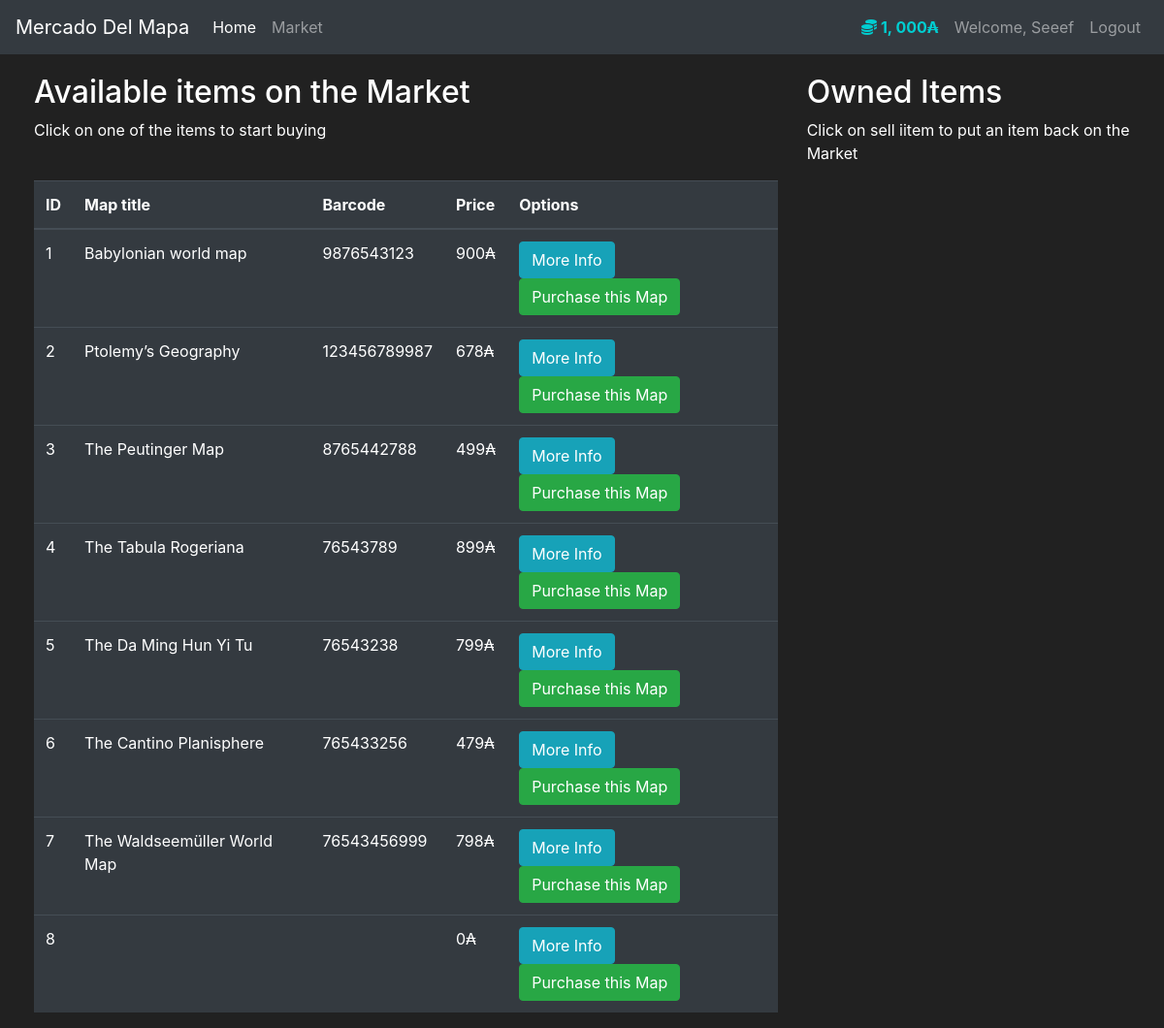
Page /market (signed in) on the earlier database version.
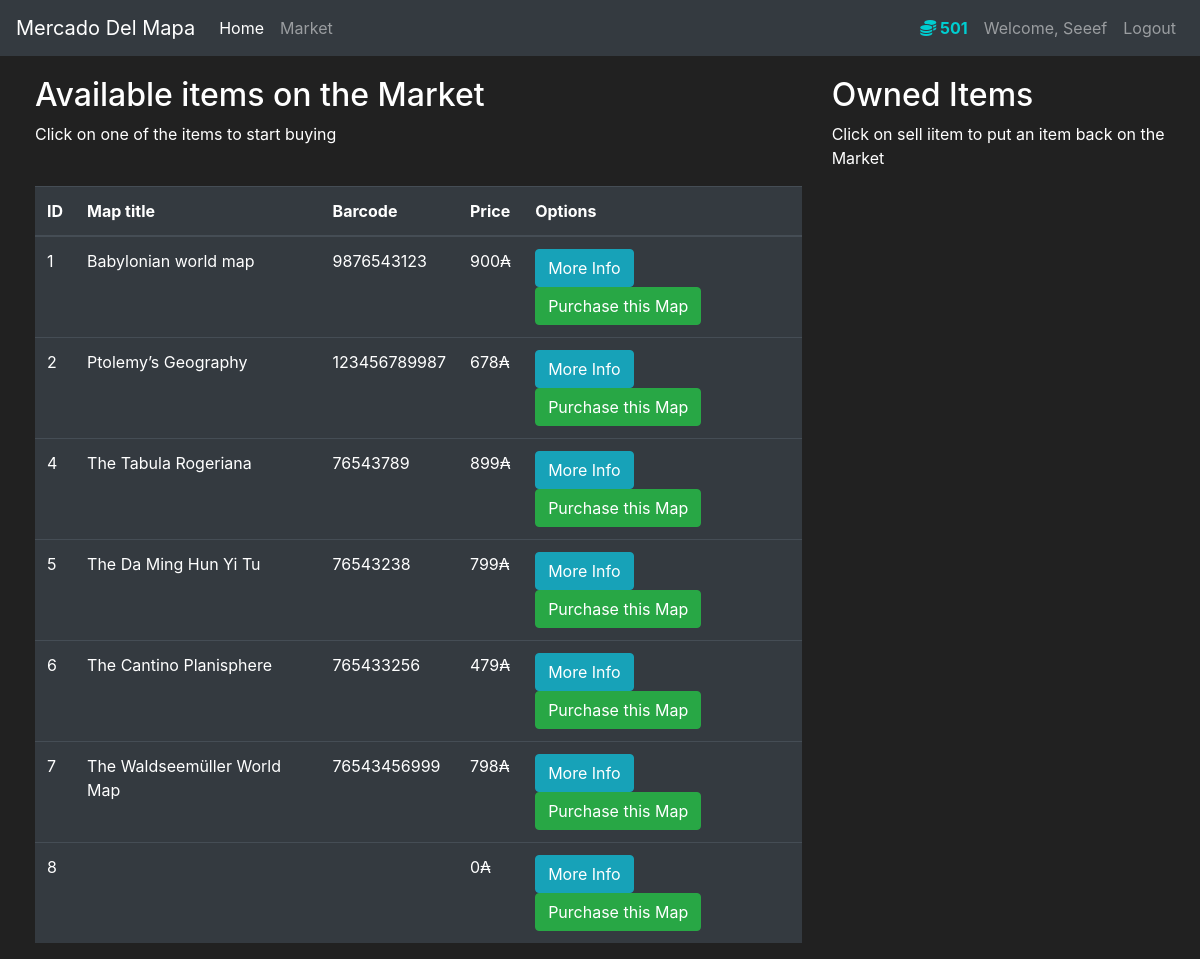
Same page on the later database version.
### markett/models.py (models this page shows, shortened)
class User(db.Model, UserMixin):
    id = db.Column(db.Integer(), primary_key=True)
    username = db.Column(db.String(length=30), nullable=False, unique=True)
    email_adress = db.Column(db.String(length=50), nullable=False, unique=True)
    password_hash = db.Column(db.String(length=60), nullable=False)
    budget = db.Column(db.Integer(), nullable=False, default=1000)
    items = db.relationship('Item', backref='owned_user', lazy=True)
    @property
    def password(self):
        return self.password
    @property
    def prettier_budget(self):
        if len(str(self.budget)) >= 4:
            return f'{str(self.budget)[:-3]}, {str(self.budget)[-3:]}₳'
        else:
            return f"{self.budget}"

class Item(db.Model):
    id = db.Column(db.Integer(), primary_key=True)
    map_title = db.Column(db.String(length=256), nullable=False, unique=True)
    price = db.Column(db.Integer(), nullable=False)
    barcode = db.Column(db.String(length=12), nullable=False, unique=True)
    description = db.Column(db.String(length=1024), nullable=False, unique=True)
    owner= db.Column(db.Integer(), db.ForeignKey('user.id'))

### markett/routes.py (the view, shortened to what this page needs)
@app.route('/market', methods=['GET', 'POST'])
@login_required
def market_page():
    purchase_form = PurchaseItemForm()
    if request.method == "GET":
        items = Item.query.filter_by(owner=None)
        return render_template('market.html', items=items, purchase_form=purchase_form)

### markett/models.py (called while the page is built)
@login_manager.user_loader
def load_user(user_id):
    return User.query.get(int(user_id))

### markett/templates/market.html (shortened to what this page needs)
{% extends 'base.html' %}
{% block content %}
<div class="row" style="margin-top:20px; margin-left:20px">
   <div class="col-8">
    <h2>Available items on the Market</h2>
    <p>Click on one of the items to start buying</p>
    <br>
      <table class="table table-hover table-dark">
         <thead>
            <tr>
               <th scope="col">ID</th>
               <th scope="col">Map title</th>
               <th scope="col">Barcode</th>
               <th scope="col">Price</th>
               <th scope="col">Options</th>
            </tr>
         </thead>
         <tbody>
            {% for item in items %}
            <tr>
               <td>{{ item.id }}</td>
               <td>{{ item.map_title  }}</td>
               <td>{{ item.barcode }}</td>
               <td>{{ item.price }}₳</td>
               <td>
                  <button class="btn btn-outline btn-info" data-toggle = "modal" data-target="#exampleModal-{{ item.id }}">More Info</button>
                  <button class="btn btn-outline btn-success" data-toggle="modal" data-target="#PurchaseConfirm-{{ item.id }}">Purchase this Map</button>
               </td>
            </tr>
            {% endfor %}
         </tbody>
      </table>
   </div>
   <div class="col-4">
    <h2>Owned Items</h2>
    <p>Click on sell iitem to put an item back on the Market</p>
    <br>
   </div>
</div>
{% endblock %}

### markett/templates/base.html (shortened to what this page needs)
<!doctype html>
<html lang="en">
   <head>
      <link rel="stylesheet" href="https://cdn.jsdelivr.net/npm/bootstrap@4.5.3/dist/css/bootstrap.min.css">
   </head>
   <body>
      <nav class="navbar navbar-expand-md navbar-dark bg-dark">
        <a class="navbar-brand" href="#">   Mercado Del Mapa</a>
        <div class="collapse navbar-collapse" id="navbarNav">
            <ul class="navbar-nav mr-auto">
                <li class="nav-item active">
                    <a class="nav-link" href="{{ url_for('home_page') }}">Home <span class="sr-only">(current)</span></a>
                </li>
                <li class="nav-item">
                    <a class="nav-link" href="{{ url_for('market_page') }}">Market</a>
                </li>
            </ul>
            {% if current_user.is_authenticated %}
               <ul class="navbar-nav">
                   <li class="nav-item">
                       <a class="nav-link" style="color:darkturquoise; font-weight:bold">
                           <i class="fas fa-coins"></i>
                           {{ current_user.prettier_budget }}
                        </a>
                   </li>
                <li class="nav-item">
                    <a class="nav-link">Welcome, {{ current_user.username }}</a>
                </li>
                  <li class="nav-item">
                       <a class="nav-link" href="{{ url_for('logout_page') }}">Logout</a>
                   </li>
               </ul>
            {% endif %}
        </div>
      </nav>
      {% block content %}
      {% endblock %}
   </body>
</html>

### markett/templates/base.html (style rules this page uses)
body { background-color: #212121; color: white }

Differences in the rows shown:
no longer on this page (row edited): Item: id "3", map_title "The Peutinger Map", barcode "8765442788", price "499"
changed User "Seeef": prettier_budget "1, 000₳" → "501"
